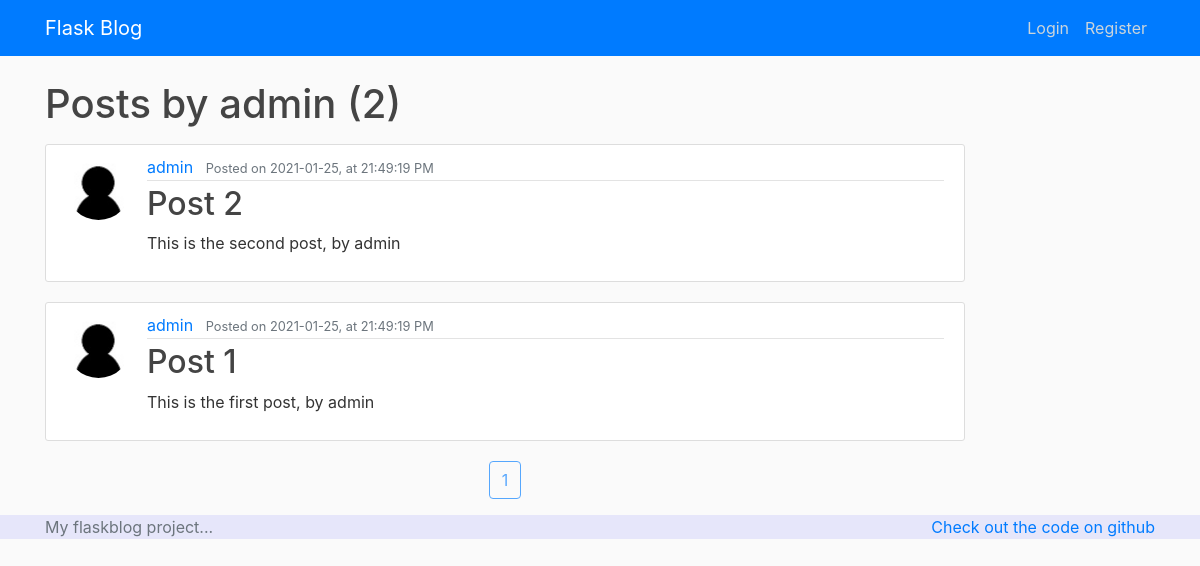
The app's page /user/admin, older data.
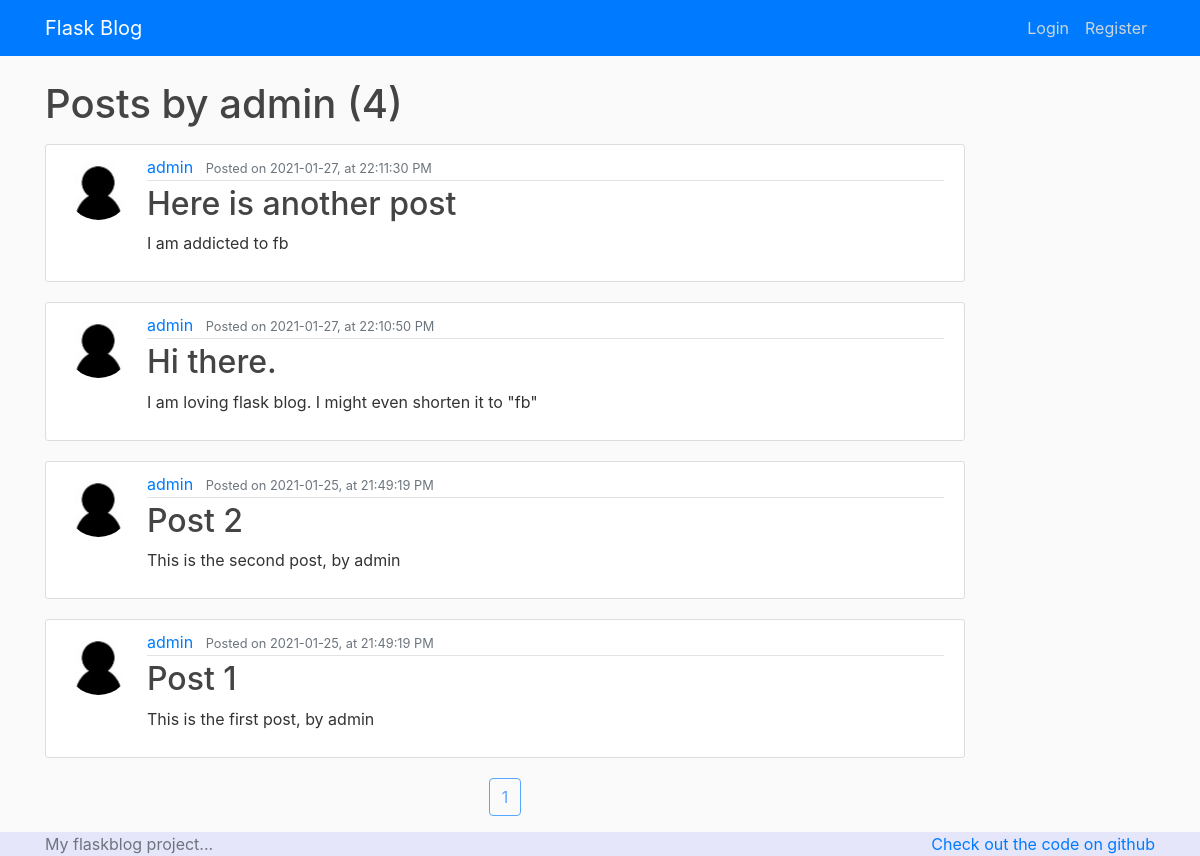
The same page, newer data.
### flaskblog/models.py (models this page shows, shortened)
class User(db.Model, UserMixin):
    id = db.Column(db.Integer, primary_key=True)
    username = db.Column(db.String(20), unique=True, nullable=False)
    email = db.Column(db.String(120), unique=True, nullable=False)
    image_file = db.Column(db.String(20), nullable=False, default='default.jpg')
    password = db.Column(db.String(60), nullable=False)
    posts = db.relationship('Post', backref='author', lazy=True)

class Post(db.Model):
    id = db.Column(db.Integer, primary_key=True)
    title = db.Column(db.String(100), nullable=False)
    date_posted = db.Column(db.DateTime, nullable=False, default=datetime.utcnow)
    content = db.Column(db.Text, nullable=False)
    user_id = db.Column(db.Integer, db.ForeignKey('user.id'), nullable=False)

### flaskblog/routes.py (the view)
@app.route("/user/<string:username>")
def user_posts(username):
    page = request.args.get('page', 1, type=int)
    user = User.query.filter_by(username=username).first_or_404()
    posts = Post.query.filter_by(author=user)\
        .order_by(Post.date_posted.desc())\
        .paginate(page=page, per_page=5)
    return render_template('user_posts.html', posts=posts, user=user)

### flaskblog/templates/user_posts.html
{% extends "layout.html" %}
{% block content %}
    <h1 class="mb-3">Posts by {{ user.username }} ({{ posts.total }})</h1>
    {% for post in posts.items %}
        <article class="media content-section">
          <img class="rounded-circle article-img" src="{{ url_for('static', filename='pics/' + post.author.image_file) }}">
          <div class="media-body">
            <div class="article-metadata">
              <a class="mr-2" href="{{ url_for('user_posts', username=post.author.username) }}">{{ post.author.username }}</a>
              <small class="text-muted">Posted on {{ post.date_posted.strftime('%Y-%m-%d, at %H:%M:%S %p') }}</small>
            </div>
            <h2><a class="article-title" href="{{ url_for('post', post_id=post.id)}}"> {{ post.title }}</a></h2>
            <p class="article-content">{{ post.content }}</p>
          </div>
        </article>
    {% endfor %}
    <div class="container d-flex justify-content-center">
    <div>
    {% for page_number in posts.iter_pages(left_edge=1, left_current=1, right_edge=1, right_current=2) %}
        {% if page_number %}
            {% if posts.page == page_number %}
                <a class="btn btn-outline-primary disabled" href="#" >{{ page_number }}</a>
            {% else %}
                <a class="btn btn-primary" href="{{ url_for('home', page=page_number) }}">{{ page_number }}</a>
            {% endif %}
        {% else %}
        ...
        {% endif %}
    {% endfor %}
    </div>
    </div>
{% endblock content %}

### flaskblog/templates/layout.html (shortened to what this page needs)
<!DOCTYPE html>
<html>
<head>
    <link rel="stylesheet" href="https://maxcdn.bootstrapcdn.com/bootstrap/4.0.0/css/bootstrap.min.css">
    <link rel="stylesheet" type="text/css" href="{{ url_for('static', filename='main.css') }}">
</head>
<body>
    <header class="site-header">
      <nav class="navbar navbar-expand-md navbar-dark bg-primary fixed-top">
        <div class="container">
            <a class="navbar-brand mr-4" href="/">Flask Blog</a>
          <div class="collapse navbar-collapse" id="navbarToggle">
            <div class="navbar-nav">
                {% if current_user.is_authenticated %}
                    <a class="nav-item nav-link" href="{{ url_for('new_post') }}">Create a new post</a>
                    <a class="nav-item nav-link" href="{{ url_for('account') }}">{{current_user.username}}'s Account</a>
                    <a class="nav-item nav-link" href="{{ url_for('logout') }}">Logout</a>
                {% else %}
                    <a class="nav-item nav-link" href="{{ url_for('login') }}">Login</a>
                    <a class="nav-item nav-link" href="{{ url_for('register') }}">Register</a>
                {% endif %}
            </div>
          </div>
        </div>
      </nav>
    </header>
    <main role="main" class="container">
      <div class="row">
        <div class="col-md-10">
          {% block content %}{% endblock %}
        </div>
        </div>
    </main>
    <footer class="footer position-relative" style="background-color: #E6E6FA">
      <div class="container">
        <span class="text-muted alightleft">My flaskblog project...</span>
          <span class="alignright"><a href="http://www.github.com/camotoad">Check out the code on github</a></span>
        </div>
    </footer>
</body>
</html>

### flaskblog/static/main.css (style rules this page uses)
body { background: #fafafa; color: #333333; margin-top: 5rem; }
h1, h2, h3, h4, h5, h6 { color: #444444; }
.site-header .navbar-nav .nav-link { color: #cbd5db; }
.content-section { background: #ffffff; padding: 10px 20px; border: 1px solid #dddddd; border-radius: 3px; margin-bottom: 20px; }
.article-title { color: #444444; }
.article-content { white-space: pre-line; }
.article-img { height: 65px; width: 65px; margin-right: 16px; }
.article-metadata { padding-bottom: 1px; margin-bottom: 4px; border-bottom: 1px solid #e3e3e3 }
.alignright { float: right; }

Row changes from the older to the newer data that the page shows:
added Post: image_file (placeholder picture), author.username "admin", date_posted "2021-01-27, at 22:11:30 PM", title "Here is another post", content "I am addicted to fb"
added Post: image_file (placeholder picture), author.username "admin", date_posted "2021-01-27, at 22:10:50 PM", title "Hi there.", content "I am loving flask blog. I might even shorten it to \"fb\""
Text that changed along with them:
{{ posts.total }}: "2" → "4"
